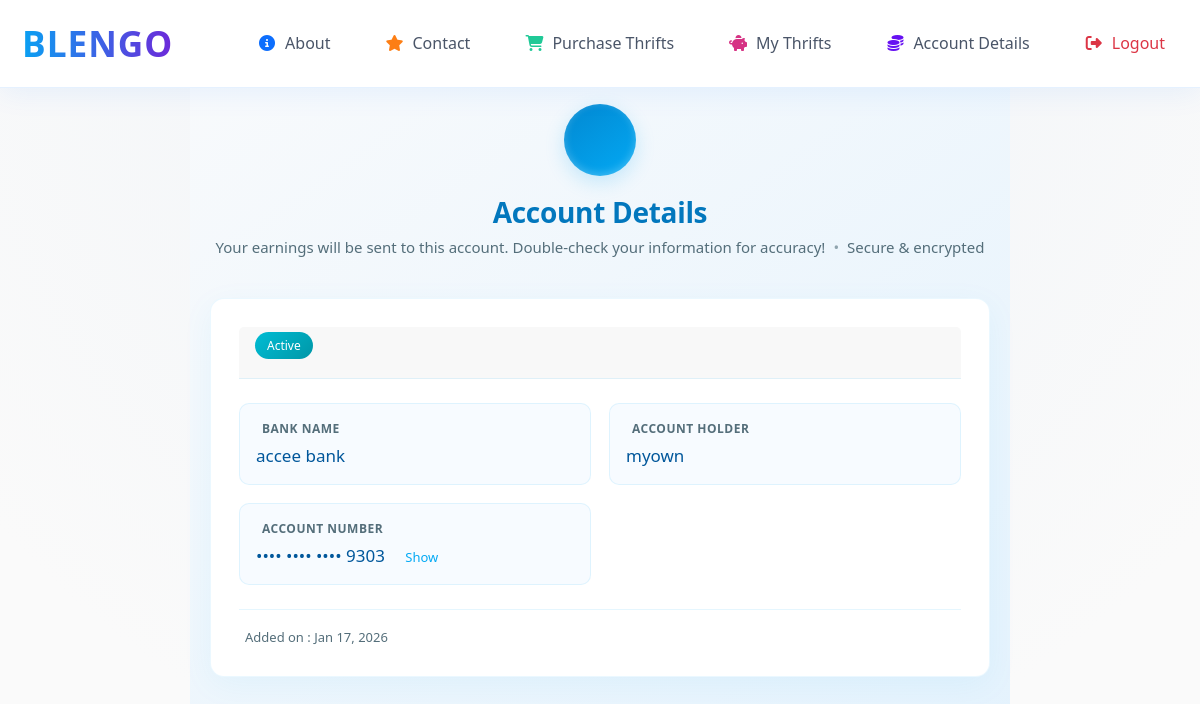
Page /account-details/ (signed in) on the committed database.
### base/models.py (models this page shows, shortened)
class AccountDetail(models.Model):
    user = models.ForeignKey(User, on_delete=models.CASCADE, related_name='account_details')
    bank_name = models.CharField(max_length=100)
    account_name = models.CharField(max_length=100)
    account_number = models.CharField(max_length=50)
    created_at = models.DateTimeField(auto_now_add=True)
    updated_at = models.DateTimeField(auto_now=True)
    is_active = models.BooleanField(default=True)
    class Meta:
        ordering = ['-updated_at']

### base/views.py (the view)
# urls.py: path('account-details/', views.account_details, name='account-details'),
@login_required(login_url='/sign-in/')
def account_details(request):
    try:
        account = AccountDetail.objects.get(user=request.user)
        has_account = True
    except AccountDetail.DoesNotExist:
        account = None
        has_account = False
    context = {
        'account': account,
        'has_account': has_account,
    }
    return render(request, "account-details.html", context)

### base/context_processors.py (called while the page is built)
def registration_status_processor(request):
    context = {}
    if request.user.is_authenticated:
        try:
            registration_fee = RegistrationFee.objects.get(uploaded_by=request.user)
            if registration_fee.confirmed:
                context['registration_status'] = "active"
            else:
                context['registration_status'] = "pending"
        except RegistrationFee.DoesNotExist:
            context['registration_status'] = "inactive"
    else:
        context['registration_status'] = None  # or "inactive" if you prefer
    return context

### templates/account-details.html (shortened to what this page needs)
{% extends 'home.html' %}
{% block content %}
<div class="account-details-container">
    <div class="header-section">
        <div class="header-logo">
        </div>
        <h1 class="header-title">Account Details</h1>
        <p class="header-subtitle">
            <span>Your earnings will be sent to this account. Double-check your information for accuracy!</span>
            <span style="color: #90a4ae;">•</span>
            <span> Secure & encrypted</span>
        </p>
    </div>
    {% if not account %}
        <div class="single-form-view">
            <div class="card">
                <form method="POST" action="{% url 'add-account' %}" id="addForm" onsubmit="return validateForm()">
                    {% csrf_token %}
                    <div class="form-group">
                        <input type="text" id="add_bank_name" name="bank_name" class="input-field" placeholder=" " required
                               onkeyup="validateBankName()" onblur="validateBankName()">
                        <label for="add_bank_name" class="form-label">Bank Name</label>
                        <div id="bankNameError" class="error-message" style="display: none;"></div>
                    </div>
                    <div class="form-group">
                        <input type="text" id="add_account_name" name="account_name" class="input-field" placeholder=" " required
                               onkeyup="validateAccountName()" onblur="validateAccountName()">
                        <label for="add_account_name" class="form-label">Account Holder Name</label>
                        <div id="accountNameError" class="error-message" style="display: none;"></div>
                    </div>
                    <div class="form-group">
                        <input type="text" id="add_account_number" name="account_number" class="input-field" placeholder=" " required
                               onkeyup="validateAccountNumber()" onblur="validateAccountNumber()" maxlength="10">
                        <label for="add_account_number" class="form-label">Account Number</label>
                        <div id="accountNumberError" class="error-message" style="display: none;"></div>
                    </div>
                    <button type="submit" class="primary-btn" id="addSubmitBtn">
                        <i class="ri-save-line"></i> Save Account Details
                    </button>
                </form>
            </div>
        </div>
    {% else %}
        <div class="card">
            <div class="card-header">
                <h2 style="font-size: 16px;" class="card-title"><span class="status-badge">Active</span></h2>
            </div>
            <div class="info-grid">
                <div class="info-item">
                    <div class="info-label">
                         Bank Name
                    </div>
                    <div class="info-value">{{ account.bank_name }}</div>
                </div>
                <div class="info-item">
                    <div class="info-label">
                         Account Holder
                    </div>
                    <div class="info-value">{{ account.account_name }}</div>
                </div>
                <div class="info-item">
                    <div class="info-label">
                         Account Number
                    </div>
                    <div class="info-value">
                        •••• •••• •••• {{ account.account_number|slice:"-4:" }}
                        <button type="button" class="toggle-link" onclick="toggleNumber(this, '{{ account.account_number }}')">
                            Show
                        </button>
                    </div>
                </div>
            </div>
            <div class="account-meta">
                <div class="meta-item">
                    <span>Added on : {{ account.created_at|date:"M d, Y" }}</span>
                </div>
            </div>
        </div>
    {% endif %}
</div>
{% endblock %}

### templates/home.html (style rules this page uses)
:root { --neon-blue: #03A9F4; --neon-purple: #7c4dff; --light-bg: #FAFAFA; --glass: rgba(0, 0, 0, 0.05); --text-dark: #1a1a2e; --text-medium: #4a5568; --accent-blue: #0077ff; --accent-purple: #6d28d9; --card-bg: rgba(255, 255, 255, 0.9); --danger-red: #dc3545; }
body { padding-top: 76px; background: radial-gradient(circle at top, #F0F4F8, #FAFAFA 80%); color: var(--text-dark); font-family: 'Segoe UI', system-ui, -apple-system, sans-serif; min-height: 100vh; }
.card { border-radius: 16px; overflow: hidden; border: 1px solid rgba(0, 119, 255, 0.1); box-shadow: 0 8px 32px rgba(0, 119, 255, 0.1); }

### templates/account-details.html (style rules this page uses)
.account-details-container { max-width: 820px; margin: 0 auto; padding: 28px 20px; background: linear-gradient(145deg, #f8fafc 0%, #e3f2fd 100%); min-height: calc(100vh - 80px); }
.header-section { text-align: center; margin-bottom: 40px; }
.header-logo { width: 72px; height: 72px; background: linear-gradient(145deg, #0288d1, #03A9F4); border-radius: 50%; display: flex; align-items: center; justify-content: center; margin: 0 auto 20px; box-shadow: 0 6px 20px rgba(3, 169, 244, 0.2), inset 0 -2px 8px rgba(255,255,255,0.25); }
.header-title { font-size: 1.75rem; font-weight: 700; color: #0277bd; margin-bottom: 6px; letter-spacing: -0.3px; }
.header-subtitle { font-size: 0.9375rem; color: #546e7a; display: flex; align-items: center; justify-content: center; gap: 8px; flex-wrap: wrap; }
.card { background: white; border-radius: 14px; box-shadow: 0 8px 32px rgba(3, 169, 244, 0.06); border: 1px solid rgba(3, 169, 244, 0.08); padding: 28px; margin-bottom: 24px; transition: transform 0.2s ease, box-shadow 0.2s ease; }
.card-header { display: flex; justify-content: space-between; align-items: center; margin-bottom: 24px; padding-bottom: 16px; border-bottom: 1px solid rgba(3, 169, 244, 0.1); }
.card-title { font-size: 1.25rem; font-weight: 600; color: #01579b; }
.status-badge { background: linear-gradient(135deg, #00bcd4, #0097a7); color: white; font-size: 0.75rem; padding: 5px 12px; border-radius: 9999px; font-weight: 500; }
.info-grid { display: grid; grid-template-columns: repeat(auto-fit, minmax(240px, 1fr)); gap: 18px; margin-bottom: 24px; }
.info-item { padding: 16px; background: rgba(227, 242, 253, 0.3); border-radius: 10px; border: 1px solid rgba(3, 169, 244, 0.1); }
.info-label { font-size: 0.75rem; color: #546e7a; text-transform: uppercase; letter-spacing: 0.5px; font-weight: 600; margin-bottom: 6px; display: flex; align-items: center; gap: 6px; }
.info-value { font-size: 1.0625rem; font-weight: 500; color: #01579b; line-height: 1.4; }
.account-meta { display: flex; justify-content: space-between; flex-wrap: wrap; gap: 16px; padding-top: 18px; border-top: 1px solid rgba(3, 169, 244, 0.1); font-size: 0.8125rem; color: #546e7a; }
.meta-item { display: flex; align-items: center; gap: 6px; }
.toggle-link { background: none; border: none; color: #03A9F4; font-size: 0.8125rem; cursor: pointer; padding: 2px 8px; margin-left: 8px; border-radius: 4px; transition: background-color 0.2s; }

### rows in the picture
AccountDetail: bank_name "accee bank", account_name "myown", account_number "9303", created_at "Jan 17, 2026"
